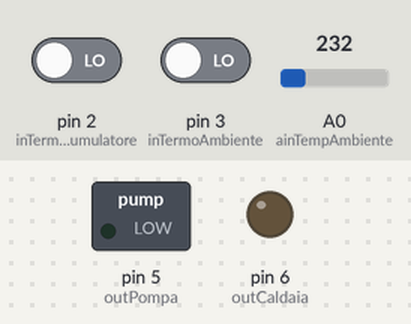
A sketch run on a simulated Arduino Uno, built with avr-gcc and run on an emulated ATmega328P. Parts: switched loads named in the sketch (green lamp = pin HIGH), output pins drawn as LEDs (lit = HIGH). The test bench sets the inputs (shaded band); at power-on: pin 2 (inTermoAccumulatore) LOW, pin 3 (inTermoAmbiente) LOW, A0 (ainTempAmbiente) = 232.

Above: at 1.2 s.
1.3 s: pin 2 (inTermoAccumulatore) driven HIGH
At 1.7 s:
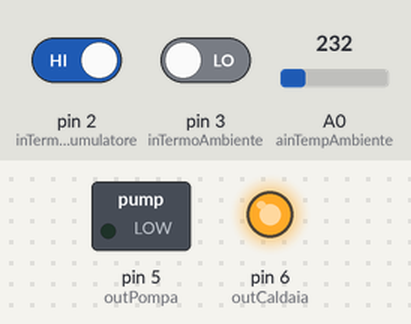
2.8 s: pin 3 (inTermoAmbiente) driven HIGH
At 4.0 s:
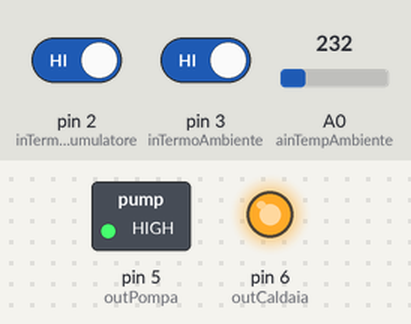
5.8 s: pin 3 (inTermoAmbiente) driven LOW
At 6.3 s:
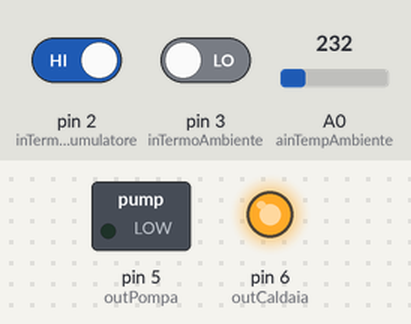
Timing chart, 0 to 8.3 s (numbered marks = the images above; inputs shaded):
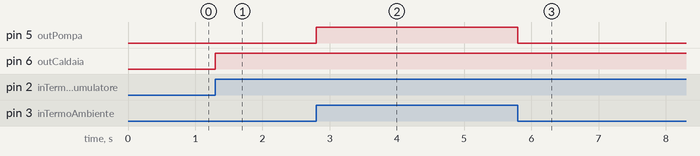

The sketch:

_20141021_Solo_Seriale_con_SCmd.ino
```cpp
#include <SPI.h>
#include <SoftwareSerial.h>
#include <SerialCommand.h>

// Numero di campioni memorizzati nel buffer circolare
//.. #define  CB_MAX_VALUES  8
//.. #define  CB_AVG_REBUILD_AFTER 1
//.. #include <CircularBuffer.h>

// Abilita o disabilita il debug tramite seriale
boolean serialDebug;


//.. CircularBuffer cbTempAmbienteCentigradi = CircularBuffer();
//.. CircularBuffer cbRotexTS = CircularBuffer();
//.. CircularBuffer cbRotexPortataTV = CircularBuffer();

// In questa versione:
//   Trasformato l'ingresso In-1 inTermoAccumulatore in un'uscita per comandare il reset (spegni e riaccendi del Rotex)
//   Rimosso l'ingresso "inTermoAccumulatore" chea usato per leggere lo stato del termostato infilato nel tubo di lettura del ROTEX.
//   Aggiunta lettura dei parametri del buzzo ROTEX
//   Aggiunta la possibilità di leggere temperature da trasduttori LM35 mediando i valori tramite un buffer circolare
//   Isteresi sull'output della caldaia. Se il termostato della caldaia
//   richiede calore, la caldaia rimane accesa per un tempo prestabilito
//   anziché fermarsi allo stop del termostato. Questo per evitare le
//   microaccensioni che attualmente si stanno verificando.
//   Reset Automatico della Ethernet tramite l'output 6 [pin]
//   Possibilità d interrogare arduino via ethernet
//   per avere lo stato dei sensori e degli attuatori.
//   Lo stato On/off dei digitali viene "Accumulato".
//   Ad ogni polling viene restituito il valore accumulato
//   di on e off. Se nella request compare la parola "resetAccu"
//   gli accumulatori vengono azzerati, dopo essere stati
//   trasmessi.
//
// In questa versione mancano:
// const int outEthReset = 12;  // M19 Pin per reset EthShield - Sembrerebbe utilizzato dall'ethernet shield
// vedi: http://www.arduino.cc/cgi-bin/yabb2/YaBB.pl?num=1286370597/8

// PIN SETUP
/*
J3    Arduino	     Evaristo
8	AREF		-
7	GND		-
6	13 (SCK)	Out-6 (M18)
5	12 (MIS0)	Out-5 (M19)
4	11 (MOSI)	Out-4 (M20) outRotexReset. Invia impulsi di 5 secondi ad un
                                    rele NC per spegnere e riaccendere la centralina ROTEX.
3	10 (SS)		Out-3 (M21) TX_Seriale Rotex <<-- Sebbene non sia usato, viene comunque occupato dalla libreria seriale !
2	9		In-6  (M6)
1	8		In-5  (M5)

J1
8	7		In-4  (M4) (TP9)
7	6		Out-2 (M22) Relay Pompa
6	5		Out-1 (M23) Relay Caldaia
5	4		In-3  (M3) RX_Seriale Rotex
4	3		In-2  (M2) Termostato Ambiente
3	2		In-1  (M1) Termostato Accumulatore
2	1 (TXD)
1	0 (RXD)
*/
const int outPompa = 5;      // M22 Relay Pompa. M22
const int outCaldaia = 6;    // M23 Relay Caldaia. M23
// Utilizzando lo shield ETHERNET i pin 11, 12, 13 vengono utilizzati per gestire la
// scheda ethernet stessa quindi non devono essere utilizzati.

const char serialRotexRX = 4;       // Pin 4  -> Evaristo In-3 -> M3
const char serialRotexTX = 10;      // Pin 10 -> Evaristo Out-3 -> M21
const char inTermoAmbiente = 3;     // M1 Input Termostati Ambiente
const char inTermoAccumulatore = 2; // M2 Input Termostato Accumulatore
const char outRotexReset = 11;       // Output per reset Rotex. L'output agisce su un Rele' NC
const char ainTempAmbiente = 0 ;    // M9 Input analogico LM35 Temperatura ambiente

const char rotexTermoMin = 42;      // Temperatura di accensione delle caldaia
const char rotexTermoMax = 44;      // Temperatura di spegnimento della caldaia
const char deltaSolare   = 1;       // Quando i pannelli sono in funzione la temperatura di soglia della caldaia (rotexTermoMin) scende di deltaSolare Gradi.
SoftwareSerial rotexSerial = SoftwareSerial(serialRotexRX,serialRotexTX); //Initialize 2nd serial port (rx,tx)

// Oggetto SerialCommand per gestire i comandi da Seriale
SerialCommand SCmd = SerialCommand();
SerialCommand SCmdRotex = SerialCommand( rotexSerial );

// Millisecondi di isteresi prima che la caldaia possa spegnersi 1h=60*60*1000=3600000  20min = 1200000
const unsigned long T_ISTERESI_CALDAIA = 1200000 ;
// Millisecondi tra un'acquisizione temperature e l'altra.
const unsigned long TEMP_SAMPLING_INTERVAL = 10000 ;
// Millis dell'ultima acquisizione temperature
unsigned long lastTempAcquired;
// Costanti per l'output
#define ACCESO "1"
#define SPENTO "0"

unsigned long loopStartMillis;
unsigned int  loopLengthMillis;

boolean       outPompaValue;
unsigned long outPompaAccu_On;
unsigned long outPompaAccu_Off;

boolean       outCaldaiaValue;
unsigned long outCaldaiaAccu_On;
unsigned long outCaldaiaAccu_Off;

boolean       inTermoAmbienteValue;
unsigned long inTermoAmbienteAccu_On;
unsigned long inTermoAmbienteAccu_Off;

boolean       inTermoAccumulatoreValue;
unsigned long inTermoAccumulatoreAccu_On;
unsigned long inTermoAccumulatoreAccu_Off;

unsigned long timeSinceLastAccuResetMs;
unsigned long lastAccuResetTime;

boolean outRotexResetValue;
unsigned long rotexResetCounter;

unsigned long rotexP1Accu_On;

unsigned long isteLastOutCaldaia_On;
unsigned long isteLastOutCaldaia_On_For;

// Variabile usate dal sistema Rotex
unsigned long rotexHasFailed;
int rotexValues[12];
#define RTX_HA     0
#define RTX_BK     1
#define RTX_P1     2
#define RTX_P2     3
#define RTX_TK     4
#define RTX_TR     5
#define RTX_TS     6
#define RTX_TV     7
#define RTX_PWR    8 /* Non usato vedi variabile PWR*/
#define RTX_QT     9 /* ??? */
float rotexPortataTV;
unsigned long rotexLastRead;
#define ROTEX_MAX_STRING_LEN 36
char rotexLastReadString[ROTEX_MAX_STRING_LEN];

int   ainTempAmbienteValue;
float ainTempAmbienteValueCentigradi;


/************************
 *  FUNZIONI DI UTILITA *
 ************************/
// Calcola la durata di un intervallo, tenendo conto dell'eventuale ritorno a zero
// del contatore "millis()"
unsigned long calcolaIntervallo( unsigned long da, unsigned long a ) {
  return a >= da ? a - da : a + (0-1-da);
}

// Esegue il reset della centralina rotex tenendola spenta per 10 secondi
// deve essere chiamata finché rotexHasFailed non torna a 0
void doRotexReset() {
  static boolean rotexIsResetting = false;
  static unsigned long resetStartedAtMillis = 0;
  const unsigned long resetTimeMs = 10000;
  // N.B.: Se l'output è in logica negata, occorre invertire i valori qui sotto:
#define RESTVALUE LOW
#define ACTIVEVALUE HIGH

  // Se siamo in fase di reset ed il tempo di timeout è passato, ritorno a riposo
  if ( rotexIsResetting && ( calcolaIntervallo(resetStartedAtMillis, millis() ) > resetTimeMs ) ) {
    rotexHasFailed = false;
    rotexIsResetting = false;
  }

  // Se abbiamo rilevato uno stato di FAIL e non siamo già in fase di reset, avvio la procedura di reset
  if ( rotexHasFailed && !rotexIsResetting ) {
    rotexResetCounter++;
    rotexIsResetting = true;
    resetStartedAtMillis = millis();
    digitalWrite( outRotexReset, ACTIVEVALUE );
  }

  // Se non siamo in una condizione di fail e non stiamo resettando, allora teniamo l'output a RIPOSO (RESTVALUE)
  // N.B.: Questa sezione di codice gira anche subito dopo che si è verificata la condizione di TIMEOUT passato.
  if ( !rotexHasFailed && !rotexIsResetting ) {
        digitalWrite( outRotexReset, RESTVALUE );
  }
}

// Genera un impoulso di lunghezza "milliseconds"
void pulse( unsigned long outputPin, unsigned long milliseconds ) {
  digitalWrite( outputPin, !bitRead( PORTD, outputPin ) );
  unsigned long startedAt = millis();
  while ( calcolaIntervallo( startedAt, millis() ) < milliseconds ) {
    // Attende che passino milliseconds millisecondi
  }
  digitalWrite( outputPin, !bitRead( PORTD, outputPin ) );
}

void blinkOutput( unsigned long outputId, unsigned long blinkInterval ) {
  static unsigned long last_millis[8] = {0,0,0,0,0,0,0,0};
  static boolean  last_values[8] = {false,false,false,false,false,false,false,false};

  if (calcolaIntervallo( last_millis[ outputId ], millis() ) > blinkInterval ) {
    last_values[ outputId ] = !last_values[ outputId ];
    last_millis[ outputId ] = millis();
    digitalWrite( outputId, !bitRead( PORTD, outputId ) );
  }
}

/***************************************
 * UTILITA PER IL PROGRAMMA PRINCIPALE *
 ***************************************/

void resetAccumulators() {
  outPompaAccu_On=0;
  outPompaAccu_Off=0;
  outCaldaiaAccu_On=0;
  outCaldaiaAccu_Off=0;
  inTermoAmbienteAccu_On=0;
  inTermoAmbienteAccu_Off=0;
  inTermoAccumulatoreAccu_On=0;
  inTermoAccumulatoreAccu_Off=0;

  rotexResetCounter = 0;
  rotexP1Accu_On = 0;
  lastAccuResetTime = millis();
}

void initVariables() {
  outPompaValue = LOW;

  outCaldaiaValue = LOW;

  outRotexResetValue = HIGH;

  inTermoAmbienteValue=false;

  inTermoAccumulatoreValue=false;

  rotexResetCounter = 0;

  ainTempAmbienteValue=0;
  ainTempAmbienteValueCentigradi=0.0;
  lastTempAcquired = 0;
  rotexLastRead = 0;
  rotexPortataTV = 0.0;
}


// Appena accesa la centralina R3 restituisce questa stringa:
//            SOLARIS R3 V.3.1 May 30 2007 14:37:58 ROTEX GmbH Ser.-Nr: 000001******
// Successivamente:
// L'output seriale della R3 è un record con i valori separati da ';'
//            HA;BK;P1 /%;P2;TK /Ã¸C;TR /Ã¸C;TS /Ã¸C;TV /Ã¸C;V /l/min
void doReadRotex() {
  boolean tmp_return;
  int i;
  int j;
  int alarmIdx;
#define MAX_CURR_VAL_LEN 11
  char currVal[MAX_CURR_VAL_LEN];
  int currValIndex = 0;

  char inchar;
  static int currentCharIndex;

  boolean foundSemicolon;

  i = 0;
  j = 0;
  alarmIdx = 0;
  tmp_return = false;

  foundSemicolon = false;
  currentCharIndex = 0;

#define RESET_CURR_VAL  currValIndex=0; for ( j = 0; j < MAX_CURR_VAL_LEN; j++ ) { currVal[j] = 0; }

  RESET_CURR_VAL;

  char commandSent[ROTEX_MAX_STRING_LEN];

  SCmdRotex.getBuffer( commandSent, ROTEX_MAX_STRING_LEN - 1 );
  strncpy( rotexLastReadString, commandSent, ROTEX_MAX_STRING_LEN - 1 );
  // Serial.println(commandSent);
  while ( commandSent[ currentCharIndex ] != 0 && ( currentCharIndex < ROTEX_MAX_STRING_LEN - 1 ) ) {
    inchar = commandSent[ currentCharIndex ];
    currentCharIndex++;
    // Serial.print( inchar );
    // Esclude i ritorni a capo dalla stringa letta dal rotex
    inchar == ',' ? inchar = '.' : inchar = inchar;

    // Serial.print( inchar ) ;
    // Serial.print( ":" ) ;
    // Serial.println( i ) ;
    if ( inchar == ';' || ( ( inchar == 0 ) && ( foundSemicolon == true ) ) ) {
      foundSemicolon = true;

      if( i == 9 ) {
        rotexHasFailed = 0;
        for ( alarmIdx = 0; alarmIdx < 10 && currVal[alarmIdx] != 0; alarmIdx++ ) {
          switch ( currVal[alarmIdx] ) {
            case 'F':
              rotexHasFailed = 1 ;
              break;
            case 'K': // Temperatura pannelli troppo alta
              break;
            case 'S': // ???
              break;
          }
        }
      }
      if( i == 8 ) { // se i == 8 cioè per la potenza istantanea
        rotexPortataTV = atof( (char *)currVal );
        //Serial.println (rotexPortataTV);
        //.. cbRotexPortataTV.addValue( rotexPortataTV );
        rotexLastRead = millis();
      } else {
        rotexValues[ i ] = atoi( (char *)currVal );
        switch (i) {
          case RTX_TS:
            //.. cbRotexTS.addValue( rotexValues[RTX_TS] );
            break;
        }
        //Serial.println (rotexValues[i]);
      }
      RESET_CURR_VAL;
      i++;
    } else {
      currVal[currValIndex] = inchar;
      currValIndex++;
      // Serial.println( currVal );
    }

  }
}

/***************************************
 * DEFINIZIONE DEI COMANDI VIA SERIALE *
 ***************************************/

void cmdGetStatus () {
  Serial.println( "{" );
//*
  Serial.print( "  \"loopStartMillis\": " );
  Serial.print( loopStartMillis );
  Serial.println( "," );
  Serial.print( "  \"outPompaValue\": " );
  Serial.print( outPompaValue );
  Serial.println( "," );
  Serial.print( "  \"outPompaAccu_On\": " );
  Serial.print( outPompaAccu_On );
  Serial.println( "," );
  Serial.print( "  \"outPompaAccu_Off\": " );
  Serial.print( outPompaAccu_Off );
  Serial.println( "," );

  Serial.print( "  \"outCaldaiaValue\": " );
  Serial.print( outCaldaiaValue );
  Serial.println( "," );
  Serial.print( "  \"outCaldaiaAccu_On\": " );
  Serial.print( outCaldaiaAccu_On );
  Serial.println( "," );
  Serial.print( "  \"outCaldaiaAccu_Off\": " );
  Serial.print( outCaldaiaAccu_Off );
  Serial.println( "," );

  Serial.print( "  \"inTermoAmbienteValue\": " );
  Serial.print( inTermoAmbienteValue );
  Serial.println( "," );
  Serial.print( "  \"inTermoAmbienteAccu_On\": " );
  Serial.print( inTermoAmbienteAccu_On );
  Serial.println( "," );
  Serial.print( "  \"inTermoAmbienteAccu_Off\": " );
  Serial.print( inTermoAmbienteAccu_Off );
  Serial.println( "," );

  Serial.print( "  \"inTermoAccumulatoreValue\": " );
  Serial.print(  inTermoAccumulatoreValue);
  Serial.println( "," );
  Serial.print( "  \"inTermoAccumulatoreAccu_On\": " );
  Serial.print( inTermoAccumulatoreAccu_On );
  Serial.println( "," );
  Serial.print( "  \"inTermoAccumulatoreAccu_Off\": " );
  Serial.print( inTermoAccumulatoreAccu_Off );
  Serial.println( "," );

  Serial.print( "  \"timeSinceLastAccuResetMs\": " );
  Serial.print( timeSinceLastAccuResetMs );
  Serial.println( "," );
  Serial.print( "  \"lastAccuResetTime\": " );
  Serial.print( lastAccuResetTime );
  Serial.println( "," );

  Serial.print( "  \"outRotexResetValue\": " );
  Serial.print( outRotexResetValue );
  Serial.println( "," );
  Serial.print( "  \"rotexResetCounter\": " );
  Serial.print( rotexResetCounter );
  Serial.println( "," );

  Serial.print( "  \"isteLastOutCaldaia_On\": " );
  Serial.print( isteLastOutCaldaia_On );
  Serial.println( "," );
  Serial.print( "  \"isteLastOutCaldaia_On_For\": " );
  Serial.print( isteLastOutCaldaia_On_For );
  Serial.println( "," );
//*/

  Serial.print( "  \"rotexP1Accu_On\": " );
  Serial.print( rotexP1Accu_On );
  Serial.println( "," );

  Serial.print( "  \"rotexHA\": " );
  Serial.print( rotexValues[ RTX_HA ] );
  Serial.println( "," );

  Serial.print( "  \"rotexBK\": " );
  Serial.print( rotexValues[ RTX_BK ] );
  Serial.println( "," );

  Serial.print( "  \"rotexP1\": " );
  Serial.print( rotexValues[ RTX_P1 ] );
  Serial.println( "," );

  Serial.print( "  \"rotexP2\": " );
  Serial.print( rotexValues[ RTX_P2 ] );
  Serial.println( "," );

  Serial.print( "  \"rotexTK\": " );
  Serial.print( rotexValues[ RTX_TK ] );
  Serial.println( "," );

  Serial.print( "  \"rotexTR\": " );
  Serial.print( rotexValues[ RTX_TR ] );
  Serial.println( "," );

  Serial.print( "  \"rotexTS\": " );
  Serial.print( rotexValues[ RTX_TS ] );
  Serial.println( "," );

  Serial.print( "  \"rotexTV\": " );
  Serial.print( rotexValues[ RTX_TV ] );
  Serial.println( "," );

  Serial.print( "  \"rotexPWR\": " );
  Serial.print( rotexValues[ RTX_PWR ] );
  Serial.println( "," );

  Serial.print( "  \"rotexQT\": " );
  Serial.print( rotexValues[ RTX_QT ] );
  Serial.println( "," );


  Serial.print( "  \"rotexPortataTV\": " );
  Serial.print( rotexPortataTV );
  Serial.println( "," );

  Serial.print( "  \"rotexLastRead\": " );
  Serial.print( rotexLastRead );
  Serial.println( "," );

  Serial.print( "  \"rotexLastReadString\": \"" );
  Serial.print( rotexLastReadString );
  Serial.println( "\"," );

  Serial.print( "  \"ainTempAmbienteValueCentigradi\": " );
  Serial.print( ainTempAmbienteValueCentigradi );
  Serial.println( "," );

  Serial.print( "  \"rotexHasFailed\": " );
  Serial.println( rotexHasFailed );
/*
  Serial.println( "," );

  Serial.println( "  \"cbTempAmbienteCentigradi\": {" );
  Serial.print( "    \"current_avg\": " );
  Serial.print( cbTempAmbienteCentigradi.current_avg );
  Serial.println ( "," );
  Serial.print( "    \"current_min\": " );
  Serial.print( cbTempAmbienteCentigradi.current_min );
  Serial.println ( "," );
  Serial.print( "    \"current_max\": " );
  Serial.println( cbTempAmbienteCentigradi.current_max );
  Serial.println( "  }," );

  Serial.println( "  \"cbRotexTS\": {" );
  Serial.print( "    \"current_avg\": " );
  Serial.print( cbRotexTS.current_avg );
  Serial.println ( "," );
  Serial.print( "    \"current_min\": " );
  Serial.print( cbRotexTS.current_min );
  Serial.println ( "," );
  Serial.print( "    \"current_max\": " );
  Serial.println( cbRotexTS.current_max );
  Serial.println( "  }," );

  Serial.println( "  \"cbRotexPortataTV\": {" );
  Serial.print( "    \"current_avg\": " );
  Serial.print( cbRotexPortataTV.current_avg );
  Serial.println ( "," );
  Serial.print( "    \"current_min\": " );
  Serial.print( cbRotexPortataTV.current_min );
  Serial.println ( "," );
  Serial.print( "    \"current_max\": " );
  Serial.println( cbRotexPortataTV.current_max );
  Serial.println( "  }" );
//*/
  Serial.println( "}" );

}

void cmdGetStatusRA() {
  cmdGetStatus();
  resetAccumulators();
}

void dummyMethod() {
  return;
}

void serialCmdSetup () {


  // Setup dei comandi via Seriale
  //SCmd.addCommand( "GET", cmdGetStatus ); // Restituisce lo stato delle variabili interne
  SCmd.addCommand( "GET", cmdGetStatus ); // Restituisce lo stato delle variabili interne
  SCmd.addCommand( "GET-RA", cmdGetStatusRA ); // Restituisce lo stato delle variabili interne
  SCmd.addDefaultHandler( cmdGetStatus ); // Handler for command that isn't matched (says "What?")

  SCmdRotex.addCommand( "dummycommand", dummyMethod );
  // Legge effettivamente l'output dell Rotex
  SCmdRotex.addDefaultHandler( doReadRotex );

  // Serial.println( "Ready" );

}

void ioSetup() {
  pinMode( outPompa, OUTPUT );
  pinMode( outCaldaia, OUTPUT );
  pinMode( inTermoAmbiente, INPUT );
  pinMode( outRotexReset, OUTPUT );
  pinMode( inTermoAccumulatore, INPUT );
  // pinMode( ainTempAmbiente, INPUT );
}

// Lettura dei valori
void doReadInputs() {
  inTermoAmbienteValue = digitalRead( inTermoAmbiente );
  // Serial.print( "inTermoAmbiente=" );
  // Serial.println( inTermoAmbienteValue == HIGH ? ACCESO : SPENTO );

  inTermoAccumulatoreValue = digitalRead( inTermoAccumulatore );
  // Serial.print( "inTermoAccumulatore=" );
  // Serial.println( inTermoAccumulatoreValue == HIGH ? ACCESO : SPENTO );
  if ( lastTempAcquired == 0 || calcolaIntervallo( lastTempAcquired, millis() ) >= TEMP_SAMPLING_INTERVAL ) {
    lastTempAcquired = millis();
    ainTempAmbienteValue = analogRead( ainTempAmbiente );
    ainTempAmbienteValueCentigradi = 1.94 * ( 1.1 / 1023.0 ) * (float)ainTempAmbienteValue / 0.01;
    //.. cbTempAmbienteCentigradi.addValue( ainTempAmbienteValueCentigradi );
  }
}

// Elaborazione dei valori letti
void doCrunchInputs() {
  // Elaborazione degli output
  //* Gestione Caldaia tramite cbRotexTS usato come termostato
  char sogliaMin;
  char sogliaMax;

//*
  if ( rotexValues[ RTX_TS ] != 0 ) {
    sogliaMin = rotexTermoMin; // - ( cbRotexPortataTV.current_avg != 0 ? deltaSolare : 0 );
    sogliaMax = rotexTermoMax; // - ( cbRotexPortataTV.current_avg != 0 ? deltaSolare : 0 );
    if( outCaldaiaValue == LOW ? rotexValues[ RTX_TS ] < sogliaMin : rotexValues[ RTX_TS ] > sogliaMax ) {
      outCaldaiaValue == HIGH ? outCaldaiaValue = LOW : outCaldaiaValue = HIGH;
    }
  }  else {

    // Gestione dell'accesnione tramite termostato + isteresi temporale
    if ( inTermoAccumulatoreValue == HIGH ) {
      if ( outCaldaiaValue == LOW ) {
        outCaldaiaValue = HIGH;
        isteLastOutCaldaia_On = millis();
        isteLastOutCaldaia_On_For = 0;
      }
    }
    if ( inTermoAccumulatoreValue == LOW ) {
      if ( outCaldaiaValue == HIGH ) {
        isteLastOutCaldaia_On_For = calcolaIntervallo( isteLastOutCaldaia_On, millis() );
        if ( isteLastOutCaldaia_On_For > T_ISTERESI_CALDAIA ) {
          outCaldaiaValue = LOW;
          isteLastOutCaldaia_On = 0;
          isteLastOutCaldaia_On_For = 0;
        }
      }
    }
  }
  //*/
  /* La pompa del riscaldamento è direttamente collegata alla richiesta di calore nel da parte dei termostati ambiente.*/
  inTermoAmbienteValue     == HIGH ? outPompaValue   = HIGH : outPompaValue = LOW;
}

void doManageAccumulators() {
  unsigned long Accu_ActualTS;
  unsigned long Accu_Length;
  static unsigned long Accu_LastTS = 0;

  if (Accu_LastTS == 0 ) Accu_LastTS = millis();

  Accu_ActualTS = millis();
  Accu_Length = calcolaIntervallo(Accu_LastTS, Accu_ActualTS); // Accu_ActualTS >= Accu_LastTS ? Accu_ActualTS - Accu_LastTS : Accu_ActualTS + (0-1-Accu_LastTS);

  inTermoAmbienteValue     == HIGH ? inTermoAmbienteAccu_On     += Accu_Length : inTermoAmbienteAccu_Off     += Accu_Length;
  inTermoAccumulatoreValue == HIGH ? inTermoAccumulatoreAccu_On += Accu_Length : inTermoAccumulatoreAccu_Off += Accu_Length;
  outPompaValue            == HIGH ? outPompaAccu_On            += Accu_Length : outPompaAccu_Off            += Accu_Length;
  outCaldaiaValue          == HIGH ? outCaldaiaAccu_On          += Accu_Length : outCaldaiaAccu_Off          += Accu_Length;

  Accu_LastTS = Accu_ActualTS;
  rotexP1Accu_On += rotexValues[ RTX_P1 ] != 0 ?  Accu_Length : 0;
//  timeSinceLastAccuResetMs = calcolaIntervallo( lastAccuResetTime, Accu_ActualTS );
  timeSinceLastAccuResetMs = inTermoAmbienteAccu_On + inTermoAmbienteAccu_Off;

}

// Impostazione dell'output
void doSetOutputs() {
  digitalWrite( outPompa,   outPompaValue   );
  digitalWrite( outCaldaia, outCaldaiaValue );

  // La logica di reset è contenuta nella funzione;
  doRotexReset();

}


/***********************
 *   METODI PRINCIPALI *
 ***********************/

void setup() {
    // Utilizziamo la seriale per fare un po' di debug.
  Serial.begin(9600);
  rotexSerial.begin(9600);  serialDebug = false;

  ioSetup();

  serialCmdSetup();

  initVariables();

  resetAccumulators();

  // imposto il riferimeno analogico agli 1.1 volt interni
  analogReference( INTERNAL );

}

void loop() {
  loopStartMillis = millis();
  // lettura delle variabili.
  doReadInputs();
  // Processa i comandi in arrivo dalla seriale
  SCmdRotex.readSerial();
  // elaborazione degli ingressi
  doCrunchInputs();
  // impostazione degli output
  doSetOutputs();
  // gestione degli accumulatori
  doManageAccumulators();
  //
  SCmd.readSerial();
}
```

Measured:
- after the input at 1.3 s, pin 6 (outCaldaia): LOW → HIGH at once
- after the input at 2.8 s, pin 5 (outPompa): LOW → HIGH at once
- after the input at 5.8 s, pin 5 (outPompa): HIGH → LOW at once
